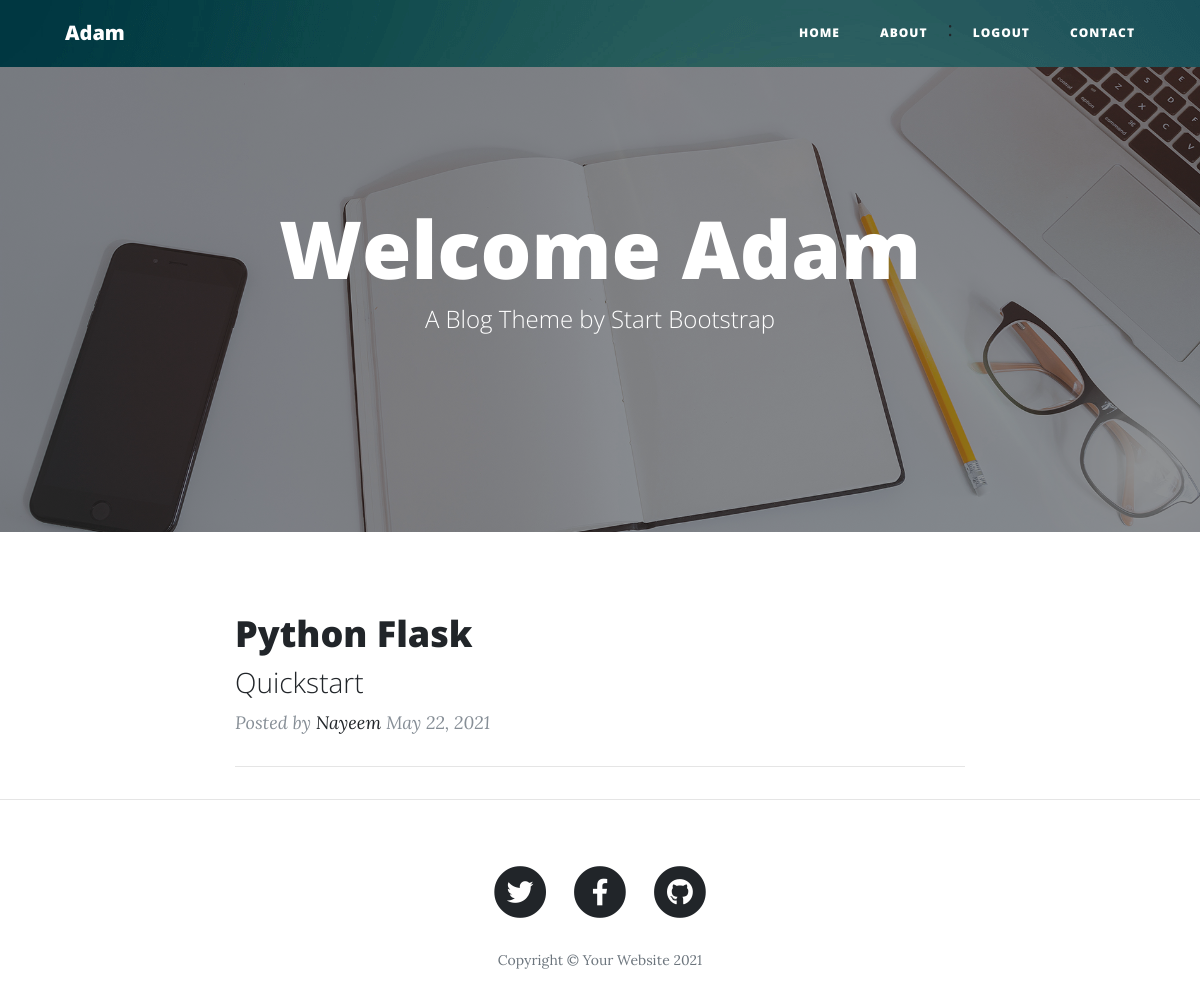
/ (signed in), run on the app's committed database.
### main.py (models this page shows)
class User(flask_login.UserMixin, db.Model):
    __tablename__ = "users"
    id = db.Column(db.Integer, primary_key=True)
    email = db.Column(db.String(80), nullable=False)
    name = db.Column(db.String(80), nullable=False)
    user_pass = db.Column(db.String(25), nullable=False)
    posts = db.relationship('BlogPost', back_populates='author')
    comments = db.relationship('Comment', back_populates='comment_author')

class BlogPost(db.Model):
    __tablename__ = "blog_posts"
    id = db.Column(db.Integer, primary_key=True)
    title = db.Column(db.String(250), unique=True, nullable=False)
    subtitle = db.Column(db.String(250), nullable=False)
    date = db.Column(db.String(250), nullable=False)
    body = db.Column(db.Text, nullable=False)
    img_url = db.Column(db.String(250), nullable=False)
    author_id = db.Column(db.Integer, db.ForeignKey('users.id'))
    author = db.relationship('User', back_populates='posts')
    comments = db.relationship('Comment', back_populates='parent_post')

### main.py (the view)
@app.route('/')
def home():
    blog_posts = db.session.query(BlogPost).all()
    return render_template("index.html", posts=blog_posts)

### main.py (called while the page is built)
@login_manager.user_loader
def load_user(user_id):
    return User.query.get(user_id)

### templates/index.html (shortened to what this page needs)
{% include 'header.html' %}
  <header class="masthead" style="background-image: url('static/img/home-bg.jpg')">
    <div class="overlay"></div>
    <div class="container">
      <div class="row">
        <div class="col-lg-8 col-md-10 mx-auto">
          {% if current_user.is_authenticated %}
              <div class="site-heading">
                  <h1>Welcome {{current_user.name}}</h1>
                  <span class="subheading">A Blog Theme by Start Bootstrap</span>
              </div>
          {% else: %}
              <div class="site-heading">
                  <h1>Welcome</h1>
                  <span class="subheading">A Blog Theme by Start Bootstrap</span>
              </div>
          {% endif %}
        </div>
      </div>
    </div>
  </header>
  <div class="container">
    <div class="row">
      <div class="col-lg-8 col-md-10 mx-auto">
        {% for post in posts: %}
        <div class="post-preview">
          <a href="{{ url_for('get_post', index=post['id'])}}">
            <h2 class="post-title">
              {{post["title"]}}
            </h2>
            <h3 class="post-subtitle">
              {{post["subtitle"]}}
            </h3>
          </a>
          <p class="post-meta">Posted by
            <a href="#">{{post.author.name}}</a>
            {{post["date"]}}
        </div>
        <hr>
        {% endfor %}
      </div>
    </div>
  </div>
  <hr>
{% include 'footer.html' %}

### templates/header.html (shortened to what this page needs)
<!DOCTYPE html>
<html lang="en">
<head>
    <link href="{{url_for('static', filename='vendor/bootstrap/css/bootstrap.min.css') }}" rel="stylesheet">
    <link href="{{url_for('static', filename='vendor/fontawesome-free/css/all.min.css')}}" rel="stylesheet"
        type="text/css">
    <link href="{{ url_for('static', filename='css/clean-blog.min.css')}}" rel="stylesheet">
</head>
<body>
    <nav class="navbar navbar-expand-lg navbar-light fixed-top navbar-custom" id="mainNav">
        <div class="container">
            <a class="navbar-brand" href="index.html">{{current_user.name}}</a>
            <div class="collapse navbar-collapse" id="navbarResponsive">
                <ul class="navbar-nav ml-auto">
                    <li class="nav-item">
                        <a class="nav-link" href="/">Home</a>
                    </li>
                    <li class="nav-item">
                        <a class="nav-link" href="/about">About</a>
                    </li>
                    {% if current_user.is_authenticated == False: %}
                        <li class="nav-item">
                            <a class="nav-link" href="/register">Register</a>
                        </li>
                        <li class="nav-item">
                            <a class="nav-link" href="/login">Login</a>
                        </li>
                    {% else %}:
                        <li class="nav-item">
                            <a class="nav-link" href="/logout">Logout</a>
                        </li>
                    {% endif %}
                    <li class="nav-item">
                        <a class="nav-link" href="/contact">Contact</a>
                    </li>
                </ul>
            </div>
        </div>
    </nav>
</body>

### templates/header.html (style rules this page uses)
#mainNav { background-image: url('static/img/login-background.png'); }

### data on the page
User: name "Adam"
BlogPost: title "Python Flask", subtitle "Quickstart", author.name "Nayeem", date "May 22, 2021"
